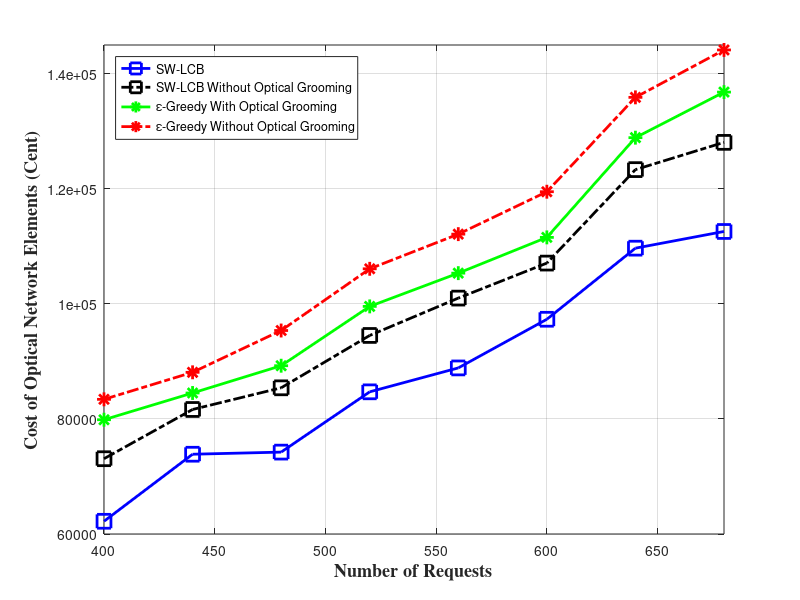

Recreate this plot in MATLAB.
close all
clear all

numOfReq = [400, 440, 480, 520,560,600, 640, 680];

cnet_MAB = [62211.65, 73865.998, 74234.51, 84712.497, 88867.598, 97326.853, 109684.510, 112587.141];
cnet_noGrooming = [73086.036, 81644.474, 85410.116, 94512.86, 101005.459, 107090.506, 123338.612, 128075.53];

cnet_greedy= [79864.439, 84509.830, 89251.366, 99561.841, 105341.893, 111557.98, 128891.856,  136814.159  ];
cnet_greedy_noG = [83409.051, 88104.76, 95371.433, 106097.349, 112122.422, 119495.358, 135899.89, 144140.213 ];



%plotting the line graph:
plot(numOfReq, cnet_MAB, '-bs','LineWidth',2,'MarkerSize',10)
hold on 
plot(numOfReq, cnet_noGrooming,'-.ks' ,'LineWidth',2,'MarkerSize',10)
hold on 
plot(numOfReq, cnet_greedy,'-g*' ,'LineWidth',2,'MarkerSize',10)
hold on
plot(numOfReq, cnet_greedy_noG, '-.r*','LineWidth',2,'MarkerSize',10)


grid on
xlabel('Number of Requests','fontweight','bold','fontsize',13, 'FontName','times')
ylabel('Cost of Optical Network Elements (Cent)','fontweight','bold','fontsize',13, 'FontName','times')
legend('SW-LCB','SW-LCB Without Optical Grooming', '\epsilon-Greedy With Optical Grooming', '\epsilon-Greedy Without Optical Grooming','Location','northwest')
xlim([400,680])
ylim([60000, 145000]);
